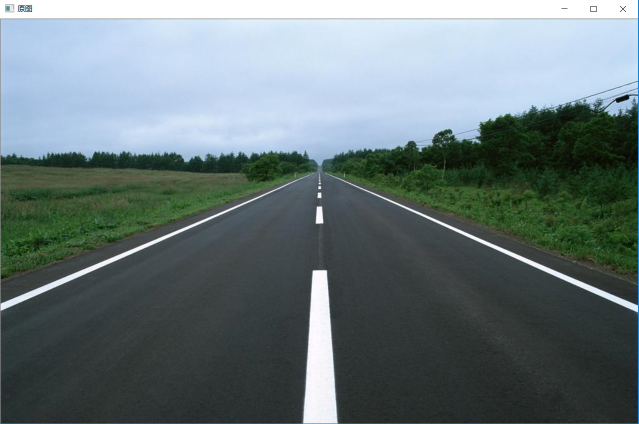
#> input picture img_study/img/Lane_line.jpg, 1277 x 848 px (shown at 1/2 size)
$ python perspective_transform.py
#> lines starting #> are read from the running program, lines starting #| are printed output that depends on the picture
import cv2
from matplotlib import pyplot as plt
import numpy as np

# 投影变换 = 旋转 + 平移 + 缩放 + 切变 + 射影
# 读取图片
img = cv2.imread("img/Lane_line.jpg", 1)
#> img is the input picture: shape (848, 1277, 3); mean B, G, R 120.5, 118.5, 104.4
# 读取图片大小信息
rows, cols = img.shape[:2]
#> rows = 848; cols = 1277
# 选取原图中需要被转换物体的四个顶点
src = np.float32([[0, 600], [1277, 600], [500, 400], [800, 400]])
# 设置在新图像中原图像的四个顶点的位置
dst = np.float32([[50, 800], [1200, 800], [50, 150], [1200, 150]])
# 计算转换M矩阵
M = cv2.getPerspectiveTransform(src, dst)
new_img = cv2.warpPerspective(img, M, (cols, rows))
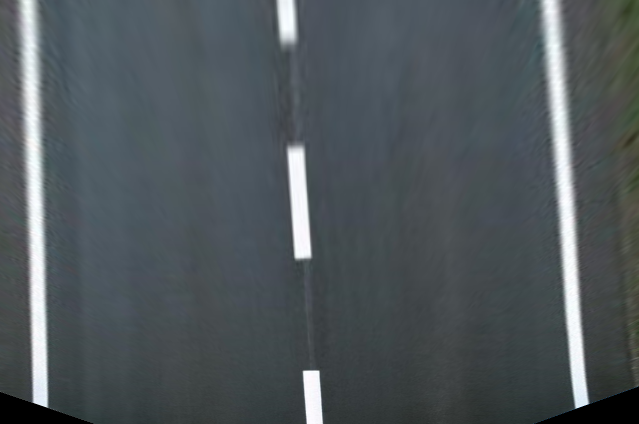
#> new_img: shape (848, 1277, 3) (shown at 1/2 size); mean B, G, R 91.2, 87.1, 79.4
# 返回一个包含figure和axes对象的元组  建立一个fig对象，建立一个axis对象
plt.subplot(121), plt.imshow(img), plt.title('input')
plt.subplot(122), plt.imshow(new_img), plt.title('output')
plt.show()
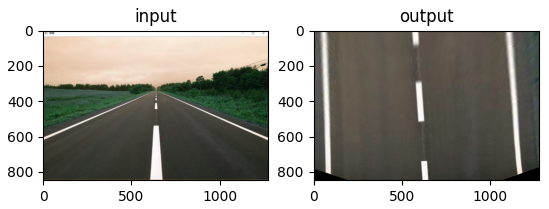
#> figure drawn by matplotlib, 2 panels; B, G, R data is drawn as R, G, B
